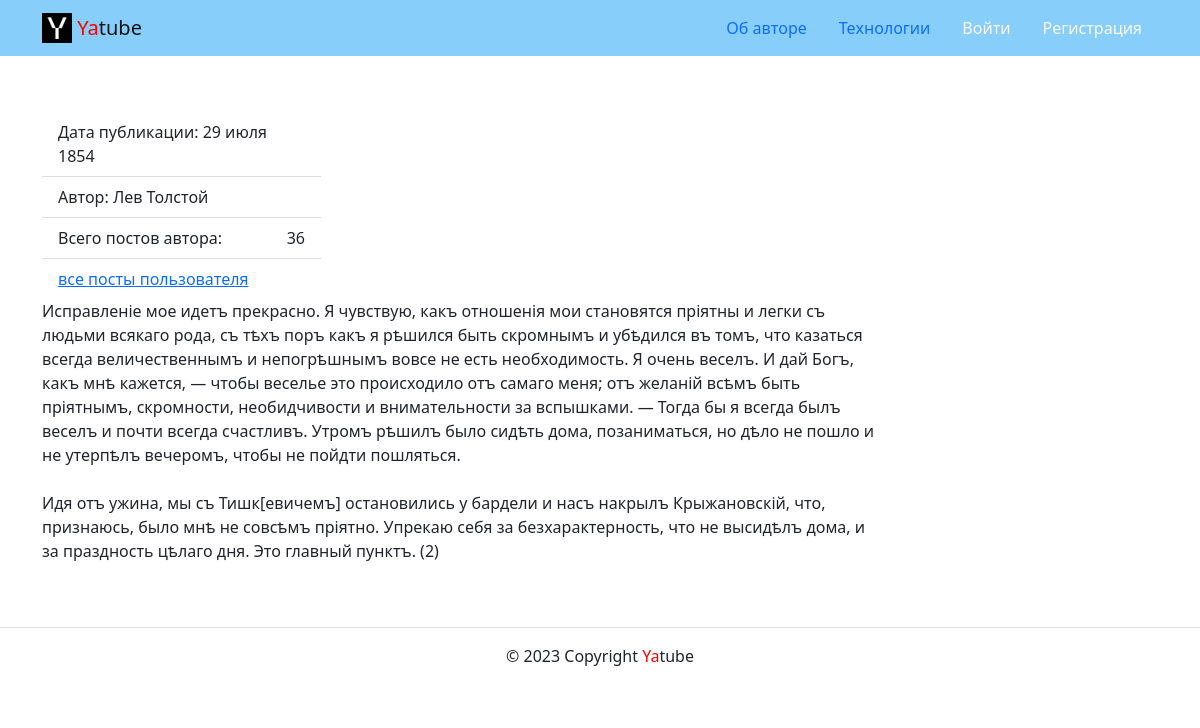
Before: /posts/35/ with the older database file.
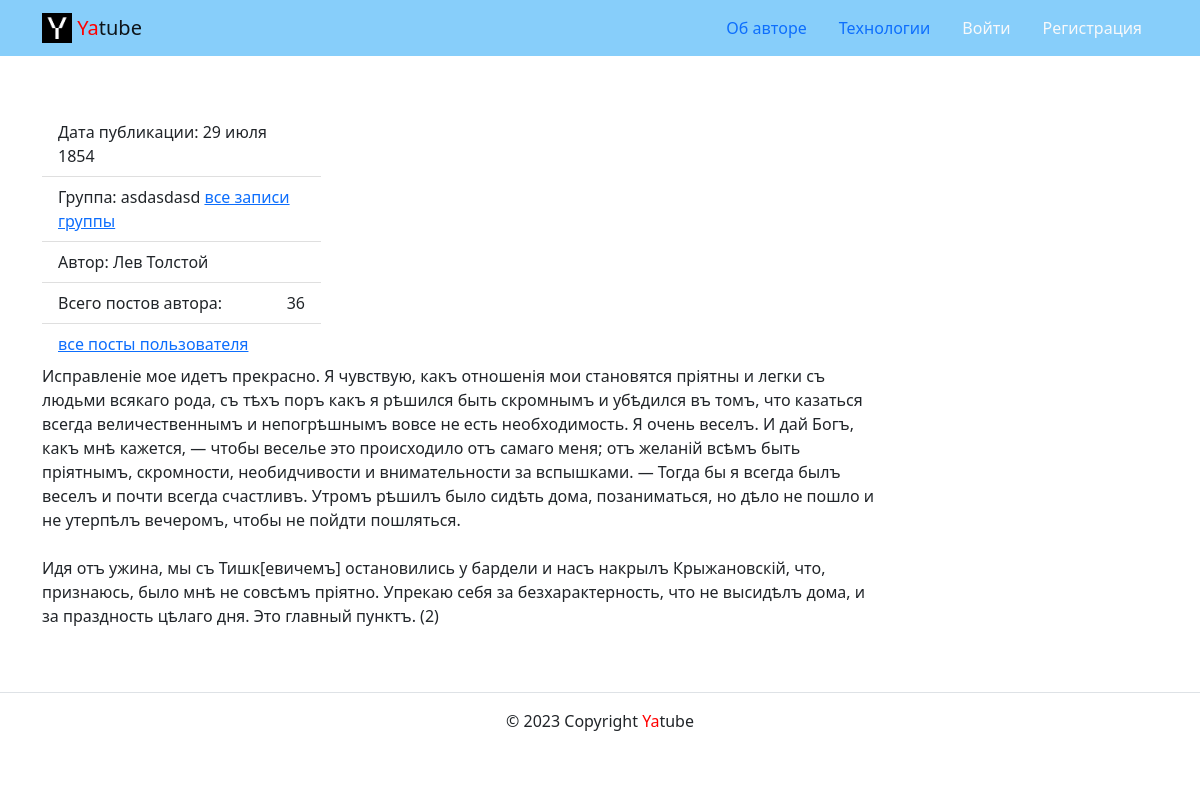
After: the same page with the newer database file.
### posts/models.py (models this page shows, shortened)
class Post(models.Model):
    text = models.TextField(verbose_name='Текст')
    pub_date = models.DateTimeField(auto_now_add=True)
    author = models.ForeignKey(
        User,
        on_delete=models.CASCADE,
        related_name='posts'
    )
    group = models.ForeignKey(
        Group,
        on_delete=models.SET_NULL,
        blank=True,
        null=True,
        related_name='posts',
        verbose_name='Группа',
    )

class Group(models.Model):
    title = models.CharField(max_length=200)
    slug = models.SlugField(unique=True)
    description = models.TextField()

### posts/views.py (the view)
# urls.py: path('posts/<int:post_id>/', views.post_detail, name='post_detail'),
def post_detail(request, post_id):
    post = get_object_or_404(Post, id=post_id)
    author = post.author
    context = {
        'post': post,
        'author': author
    }
    return render(request, 'posts/post_detail.html', context)

### core/context_processors/year.py (called while the page is built)
def year(request):
    currentYear = datetime.now().year
    return {'year': currentYear}

### templates/posts/post_detail.html (shortened to what this page needs)
{% extends 'base.html' %}
{% block content %}
  <aside class="col-12 col-md-3">
          <ul class="list-group list-group-flush">
            <li class="list-group-item">
              Дата публикации: {{ post.pub_date|date:"d E Y" }}
            </li>
            {% if post.group %}
            <li class="list-group-item">
              Группа: {{ post.group.title }}
              <a href="{% url 'posts:group_list' post.group.slug %}">все записи группы</a>
            </li>
            {% endif %}
            <li class="list-group-item">
              Автор: {{ post.author.get_full_name }}
            </li>
            <li class="list-group-item d-flex justify-content-between align-items-center">
              Всего постов автора:  <span >{{ author.posts.count }}</span>
            </li>
            <li class="list-group-item">
              <a href="{% url 'posts:profile' post.author.username %}">
                все посты пользователя
              </a>
            </li>
          </ul>
        </aside>
        <article class="col-12 col-md-9">
          <p>
            {{ post.text|linebreaksbr }}
          </p>
        </article>
{% endblock %}

Changed rows visible on the page:
changed Post "29 июля 1854": group_id empty → 2 (drawn); group (not shown) → "asdasdasd"
Other visible differences:
text now shown: "Группа: все записи группы"
